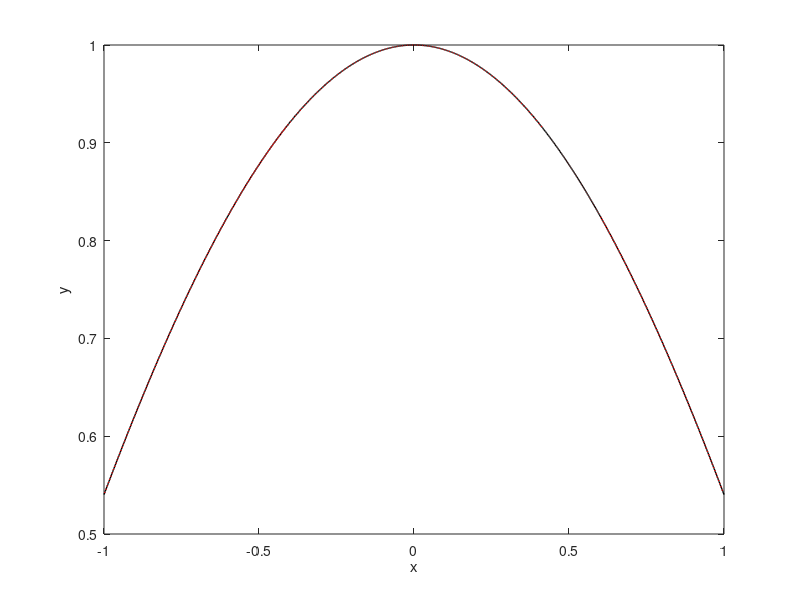

Source code (MATLAB): (Note: this script raises an error after producing the figure.)
clear, clc, clf
LW = 'linewidth'; lw = 1;

n = 15;
x = linspace(-1, 1, n + 1)';
m = 1000;
xx = linspace(-1, 1, m + 1)';
F = @(x)(sin(x));
dF = @(x)(cos(x));
exact = dF(xx);

pi_j = ones(n + 1, 1);
for j = 1 : n + 1
    for k = 1 : n + 1
        if k ~= j
            pi_j(j) = pi_j(j) * (x(j) - x(k));
        end
    end
end

f_j = F(x);

l_j = ones(m + 1, n + 1);
for i = 1 : m + 1
    for j = 1 : n + 1
        loc_sum = 0;
        for k = 1 : n + 1
            if k ~= j
                l_j(i, j) = l_j(i, j) * (xx(i) - x(k));
                loc_sum = loc_sum + 1/(xx(i)-x(k));
            end
        end
        l_j(i, j) = l_j(i, j) * loc_sum / pi_j(j);
    end
end

dp = l_j * f_j;

figure(1)
plot(xx, exact, 'k', LW, lw), hold on
plot(xx, dp, 'r:', LW, lw)
xlabel('x')
ylabel('y')
legend('exact', 'interpolant', 'location', 'se')

figure(2)
plot(2)
semilogy(xx, abs(exact - dp), 'k', LW, lw)
xlabel('x')
ylabel('error')
legend('error', 'location', 'ne')
